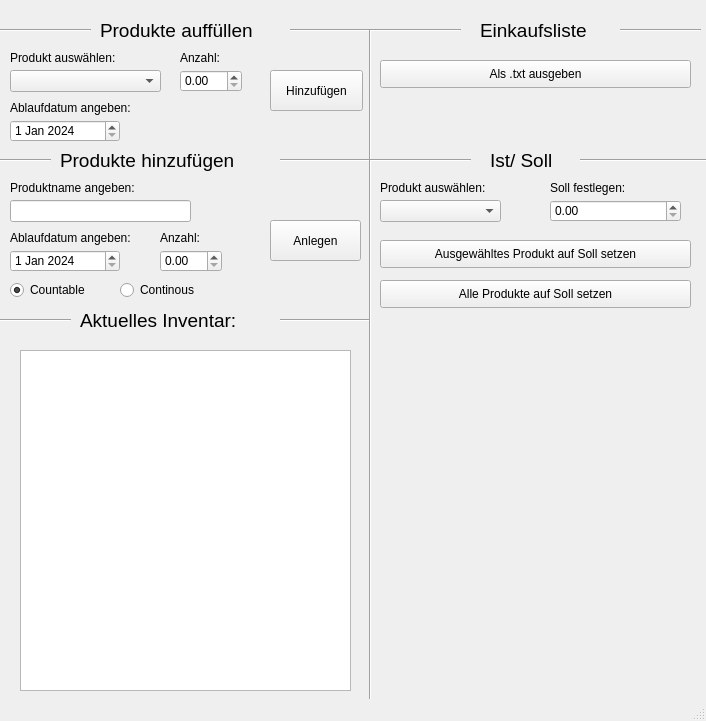
<?xml version="1.0" encoding="UTF-8"?>
<ui version="4.0">
 <class>RefillWindow</class>
 <widget class="QMainWindow" name="RefillWindow">
  <property name="geometry">
   <rect>
    <x>0</x>
    <y>0</y>
    <width>706</width>
    <height>721</height>
   </rect>
  </property>
  <property name="windowTitle">
   <string>Einkaufsmanagement</string>
  </property>
  <widget class="QWidget" name="centralwidget">
   <widget class="QLabel" name="label">
    <property name="geometry">
     <rect>
      <x>100</x>
      <y>10</y>
      <width>231</width>
      <height>41</height>
     </rect>
    </property>
    <property name="font">
     <font>
      <pointsize>14</pointsize>
     </font>
    </property>
    <property name="text">
     <string>Produkte auffüllen</string>
    </property>
   </widget>
   <widget class="Line" name="line">
    <property name="geometry">
     <rect>
      <x>290</x>
      <y>20</y>
      <width>81</width>
      <height>21</height>
     </rect>
    </property>
    <property name="orientation">
     <enum>Qt::Horizontal</enum>
    </property>
   </widget>
   <widget class="QComboBox" name="comboBox_AufAuswahl">
    <property name="geometry">
     <rect>
      <x>10</x>
      <y>70</y>
      <width>151</width>
      <height>22</height>
     </rect>
    </property>
   </widget>
   <widget class="QLabel" name="label_2">
    <property name="geometry">
     <rect>
      <x>10</x>
      <y>50</y>
      <width>121</width>
      <height>16</height>
     </rect>
    </property>
    <property name="text">
     <string>Produkt auswählen:</string>
    </property>
   </widget>
   <widget class="QDoubleSpinBox" name="doubleSpinBox_AufAnzahl">
    <property name="geometry">
     <rect>
      <x>180</x>
      <y>70</y>
      <width>62</width>
      <height>22</height>
     </rect>
    </property>
   </widget>
   <widget class="QLabel" name="label_3">
    <property name="geometry">
     <rect>
      <x>180</x>
      <y>50</y>
      <width>55</width>
      <height>16</height>
     </rect>
    </property>
    <property name="text">
     <string>Anzahl:</string>
    </property>
   </widget>
   <widget class="QPushButton" name="pushButton_AufHinzu">
    <property name="geometry">
     <rect>
      <x>270</x>
      <y>70</y>
      <width>93</width>
      <height>41</height>
     </rect>
    </property>
    <property name="text">
     <string>Hinzufügen</string>
    </property>
   </widget>
   <widget class="QLabel" name="label_4">
    <property name="geometry">
     <rect>
      <x>60</x>
      <y>140</y>
      <width>231</width>
      <height>41</height>
     </rect>
    </property>
    <property name="font">
     <font>
      <pointsize>14</pointsize>
     </font>
    </property>
    <property name="text">
     <string>Produkte hinzufügen</string>
    </property>
   </widget>
   <widget class="Line" name="line_2">
    <property name="geometry">
     <rect>
      <x>280</x>
      <y>150</y>
      <width>91</width>
      <height>21</height>
     </rect>
    </property>
    <property name="orientation">
     <enum>Qt::Horizontal</enum>
    </property>
   </widget>
   <widget class="QLabel" name="label_5">
    <property name="geometry">
     <rect>
      <x>10</x>
      <y>180</y>
      <width>171</width>
      <height>16</height>
     </rect>
    </property>
    <property name="text">
     <string>Produktname angeben:</string>
    </property>
   </widget>
   <widget class="QLineEdit" name="lineEdit_HinzuProduktname">
    <property name="geometry">
     <rect>
      <x>10</x>
      <y>200</y>
      <width>181</width>
      <height>22</height>
     </rect>
    </property>
   </widget>
   <widget class="QPushButton" name="pushButton_HinzuAnlegen">
    <property name="geometry">
     <rect>
      <x>270</x>
      <y>220</y>
      <width>91</width>
      <height>41</height>
     </rect>
    </property>
    <property name="text">
     <string>Anlegen</string>
    </property>
   </widget>
   <widget class="QListView" name="listView_Inventaranzeige">
    <property name="geometry">
     <rect>
      <x>20</x>
      <y>350</y>
      <width>331</width>
      <height>341</height>
     </rect>
    </property>
   </widget>
   <widget class="QLabel" name="label_6">
    <property name="geometry">
     <rect>
      <x>80</x>
      <y>300</y>
      <width>231</width>
      <height>41</height>
     </rect>
    </property>
    <property name="font">
     <font>
      <pointsize>14</pointsize>
     </font>
    </property>
    <property name="text">
     <string>Aktuelles Inventar:</string>
    </property>
   </widget>
   <widget class="Line" name="line_3">
    <property name="geometry">
     <rect>
      <x>280</x>
      <y>310</y>
      <width>91</width>
      <height>21</height>
     </rect>
    </property>
    <property name="orientation">
     <enum>Qt::Horizontal</enum>
    </property>
   </widget>
   <widget class="Line" name="line_4">
    <property name="geometry">
     <rect>
      <x>0</x>
      <y>20</y>
      <width>91</width>
      <height>21</height>
     </rect>
    </property>
    <property name="orientation">
     <enum>Qt::Horizontal</enum>
    </property>
   </widget>
   <widget class="Line" name="line_5">
    <property name="geometry">
     <rect>
      <x>0</x>
      <y>150</y>
      <width>51</width>
      <height>21</height>
     </rect>
    </property>
    <property name="orientation">
     <enum>Qt::Horizontal</enum>
    </property>
   </widget>
   <widget class="Line" name="line_6">
    <property name="geometry">
     <rect>
      <x>0</x>
      <y>310</y>
      <width>71</width>
      <height>21</height>
     </rect>
    </property>
    <property name="orientation">
     <enum>Qt::Horizontal</enum>
    </property>
   </widget>
   <widget class="QRadioButton" name="radioButton_countable">
    <property name="geometry">
     <rect>
      <x>10</x>
      <y>280</y>
      <width>95</width>
      <height>20</height>
     </rect>
    </property>
    <property name="text">
     <string>Countable</string>
    </property>
    <property name="checked">
     <bool>true</bool>
    </property>
   </widget>
   <widget class="QRadioButton" name="radioButton_countinous">
    <property name="geometry">
     <rect>
      <x>120</x>
      <y>280</y>
      <width>95</width>
      <height>20</height>
     </rect>
    </property>
    <property name="text">
     <string>Continous</string>
    </property>
   </widget>
   <widget class="QDateEdit" name="dateEdit_HinzuAblaufdatum">
    <property name="geometry">
     <rect>
      <x>10</x>
      <y>250</y>
      <width>110</width>
      <height>22</height>
     </rect>
    </property>
    <property name="dateTime">
     <datetime>
      <hour>0</hour>
      <minute>0</minute>
      <second>0</second>
      <year>2024</year>
      <month>1</month>
      <day>1</day>
     </datetime>
    </property>
   </widget>
   <widget class="QLabel" name="label_7">
    <property name="geometry">
     <rect>
      <x>10</x>
      <y>230</y>
      <width>171</width>
      <height>16</height>
     </rect>
    </property>
    <property name="text">
     <string>Ablaufdatum angeben:</string>
    </property>
   </widget>
   <widget class="QLabel" name="label_8">
    <property name="geometry">
     <rect>
      <x>10</x>
      <y>100</y>
      <width>171</width>
      <height>16</height>
     </rect>
    </property>
    <property name="text">
     <string>Ablaufdatum angeben:</string>
    </property>
   </widget>
   <widget class="QDateEdit" name="dateEdit_AufAblaufdatum">
    <property name="geometry">
     <rect>
      <x>10</x>
      <y>120</y>
      <width>110</width>
      <height>22</height>
     </rect>
    </property>
    <property name="dateTime">
     <datetime>
      <hour>0</hour>
      <minute>0</minute>
      <second>0</second>
      <year>2024</year>
      <month>1</month>
      <day>1</day>
     </datetime>
    </property>
   </widget>
   <widget class="Line" name="line_7">
    <property name="geometry">
     <rect>
      <x>360</x>
      <y>30</y>
      <width>20</width>
      <height>691</height>
     </rect>
    </property>
    <property name="orientation">
     <enum>Qt::Vertical</enum>
    </property>
   </widget>
   <widget class="QLabel" name="label_9">
    <property name="geometry">
     <rect>
      <x>480</x>
      <y>10</y>
      <width>201</width>
      <height>41</height>
     </rect>
    </property>
    <property name="font">
     <font>
      <pointsize>14</pointsize>
     </font>
    </property>
    <property name="text">
     <string>Einkaufsliste</string>
    </property>
   </widget>
   <widget class="Line" name="line_8">
    <property name="geometry">
     <rect>
      <x>370</x>
      <y>20</y>
      <width>91</width>
      <height>21</height>
     </rect>
    </property>
    <property name="orientation">
     <enum>Qt::Horizontal</enum>
    </property>
   </widget>
   <widget class="Line" name="line_9">
    <property name="geometry">
     <rect>
      <x>620</x>
      <y>20</y>
      <width>81</width>
      <height>21</height>
     </rect>
    </property>
    <property name="orientation">
     <enum>Qt::Horizontal</enum>
    </property>
   </widget>
   <widget class="QPushButton" name="pushButton_EinkaufslisteAusgabe">
    <property name="geometry">
     <rect>
      <x>380</x>
      <y>60</y>
      <width>311</width>
      <height>28</height>
     </rect>
    </property>
    <property name="text">
     <string>Als .txt ausgeben</string>
    </property>
   </widget>
   <widget class="Line" name="line_10">
    <property name="geometry">
     <rect>
      <x>370</x>
      <y>150</y>
      <width>101</width>
      <height>21</height>
     </rect>
    </property>
    <property name="orientation">
     <enum>Qt::Horizontal</enum>
    </property>
   </widget>
   <widget class="QLabel" name="label_10">
    <property name="geometry">
     <rect>
      <x>490</x>
      <y>140</y>
      <width>201</width>
      <height>41</height>
     </rect>
    </property>
    <property name="font">
     <font>
      <pointsize>14</pointsize>
     </font>
    </property>
    <property name="text">
     <string>Ist/ Soll</string>
    </property>
   </widget>
   <widget class="Line" name="line_11">
    <property name="geometry">
     <rect>
      <x>580</x>
      <y>150</y>
      <width>131</width>
      <height>21</height>
     </rect>
    </property>
    <property name="orientation">
     <enum>Qt::Horizontal</enum>
    </property>
   </widget>
   <widget class="QComboBox" name="comboBox_IstSoll_Produktauswahl">
    <property name="geometry">
     <rect>
      <x>380</x>
      <y>200</y>
      <width>121</width>
      <height>22</height>
     </rect>
    </property>
   </widget>
   <widget class="QLabel" name="label_11">
    <property name="geometry">
     <rect>
      <x>380</x>
      <y>180</y>
      <width>131</width>
      <height>16</height>
     </rect>
    </property>
    <property name="text">
     <string>Produkt auswählen:</string>
    </property>
   </widget>
   <widget class="QDoubleSpinBox" name="doubleSpinBox_IstSoll_SollFestlegen">
    <property name="geometry">
     <rect>
      <x>550</x>
      <y>200</y>
      <width>131</width>
      <height>22</height>
     </rect>
    </property>
   </widget>
   <widget class="QLabel" name="label_12">
    <property name="geometry">
     <rect>
      <x>550</x>
      <y>180</y>
      <width>111</width>
      <height>16</height>
     </rect>
    </property>
    <property name="text">
     <string>Soll festlegen:</string>
    </property>
   </widget>
   <widget class="QPushButton" name="pushButton_IstSoll_AufSollSetzen">
    <property name="geometry">
     <rect>
      <x>380</x>
      <y>240</y>
      <width>311</width>
      <height>28</height>
     </rect>
    </property>
    <property name="text">
     <string>Ausgewähltes Produkt auf Soll setzen</string>
    </property>
   </widget>
   <widget class="QPushButton" name="pushButton_IstSoll_AllesAufSoll">
    <property name="geometry">
     <rect>
      <x>380</x>
      <y>280</y>
      <width>311</width>
      <height>28</height>
     </rect>
    </property>
    <property name="text">
     <string>Alle Produkte auf Soll setzen</string>
    </property>
   </widget>
   <widget class="QLabel" name="label_13">
    <property name="geometry">
     <rect>
      <x>160</x>
      <y>230</y>
      <width>55</width>
      <height>16</height>
     </rect>
    </property>
    <property name="text">
     <string>Anzahl:</string>
    </property>
   </widget>
   <widget class="QDoubleSpinBox" name="doubleSpinBox_HinzuAnzahl">
    <property name="geometry">
     <rect>
      <x>160</x>
      <y>250</y>
      <width>62</width>
      <height>22</height>
     </rect>
    </property>
   </widget>
  </widget>
  <widget class="QStatusBar" name="statusbar"/>
 </widget>
 <resources/>
 <connections/>
</ui>
